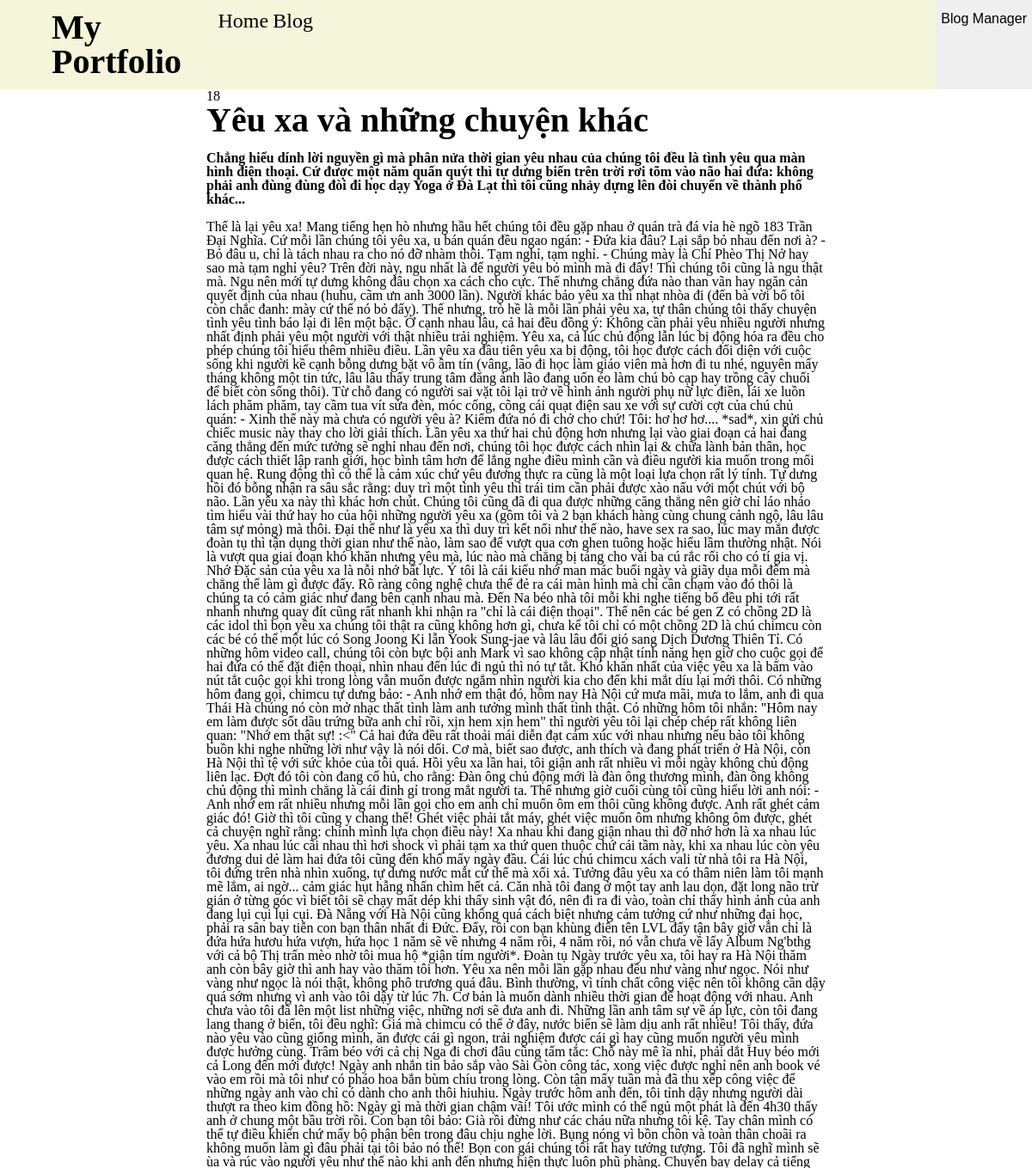
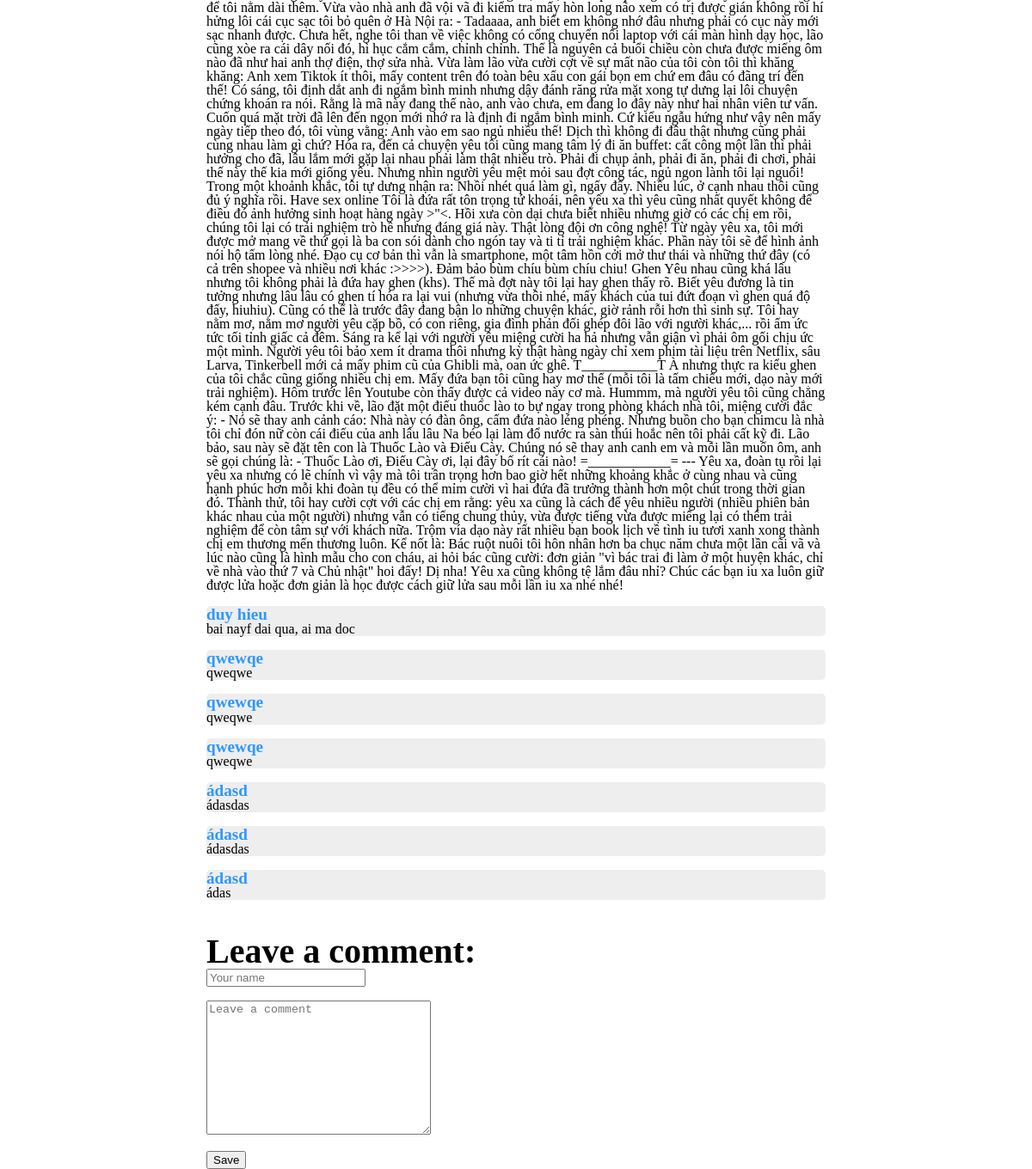
/blog/18/, run on the app's committed database (2 pictures, top to bottom).
### blog/models.py (models this page shows)
class Blog(models.Model):
    title=models.CharField(max_length=100, null=false)
    description = models.CharField(max_length=500,null=True)
    content=models.TextField()
    date =models.DateTimeField(auto_now_add=True)

class Comment(models.Model):
    id_blog = models.ForeignKey(Blog, on_delete=models.CASCADE, related_name='comments')
    name=models.CharField(max_length=100, null=false)
    comment = models.CharField(max_length=500,null=false)
    date = models.DateTimeField(auto_now_add=True)

### blog/views.py (the view, shortened to what this page needs)
# urls.py: path('<int:id>/', views.blog_i, name='blog_i'),
def blog_i(request, id):
    blog = Blog.objects.get(pk=id)
    comments = blog.comments.all().order_by('-date')[:10]
    param={'comments':comments,'blog':blog,}
    return render(request,'blog/blog_i.html',param)

### blog/templates/blog/blog_i.html (shortened to what this page needs)
{% extends 'main/base.html' %}
{% block head %}
{% load static %}
<div class="header_4">
    <div class="dropdown">
        <div><button class="dropbtn">Blog Manager</button></div>
    </div>
</div>
{%endblock%}
{% block body %}
<div class="blogi_body">
    <div class="blogi_side"></div>
    <div class="blogi_mid">
        <div>
            <p>{{blog.id}}</p>
            <h1> {{blog.title}}</h1>
            <h3><br>{{blog.description}}</h3>
            <p> <br>{{blog.content}} <br></p>
        </div>
        <div class="blogi_comments">
            {% for comment in comments %}
            <br>
                <div class="blogi_comment">
                    <h1>{{comment.name}}</h1>
                    <p>{{comment.comment}}</p>
                </div>
            {% endfor %}
        </div>
        <div class="blogi_add_comment">
            <h1><br> Leave a comment:</h1>
            <form method="POST">
                <input type="text" name="your_name" placeholder="Your name">
                <br><br>
                <textarea type="text" rows="10" cols="30" name="comment" placeholder="Leave a comment"></textarea>
                <br><br>
                <input class="submit" type="submit" name="submit" value="Save">
            </form>
        </div>
    </div>
    <div class="blogi_side"></div>
</div>
{%endblock%}

### blog/templates/blog/blog_i.html (style rules this page uses)
.header_4 { display: flex; flex-direction: row-reverse; width: 73%; }
div.dropdown { padding: 2% 0%; background-color: #EFEFEF; }
.dropbtn { color: black; height: 100%; width: 100%; font-size: 100%; border: none; cursor: pointer; }
.blogi_body { width: 100%; height: 100%; display: flex; }
.blogi_side { width: 20%; }
.blogi_mid { width: 60%; flex-direction: column; }
.blogi_add_comment { text-align: left; }
.blogi_mid h1 { font-size: 250%; }
.blogi_comment { border-radius:5px; background-color: #EEEEEE; }
.blogi_comments h1 { color: #2e98ff ; font-size: 120%; }

### data on the page
Blog: id "18", title "Yêu xa và những chuyện khác", description "Chẳng hiểu dính lời nguyền gì mà phân nửa thời gian yêu nhau của chúng tôi đều là tình yêu qua màn hình điện thoại. Cứ được một năm quấn quýt thì tự dưng biến trên trời rơi tõm vào não hai đứa: không phải anh đùng đùng đòi đi học dạy Yoga ở Đà Lạt thì tôi cũng nhảy dựng lên đòi chuyển về thành phố khác...", content "Thế là lại yêu xa! Mang tiếng hẹn hò nhưng hầu hết chúng tôi đều gặp nhau ở quán trà đá vỉa hè ngõ 183 Trần Đại Nghĩa. Cứ mỗi lần chúng tôi yêu xa, u bán quán đều ngao ngán: - Đứa kia đâu? Lại sắp bỏ nhau đến nơi à? - Bỏ đâu u, chỉ là tách nhau ra cho nó đỡ nhàm thôi. Tạm nghỉ, tạm nghỉ. - Chúng mày là Chí Phèo Thị Nở hay sao mà tạm nghỉ yêu? Trên đời này, ngu nhất là để người yêu bỏ mình mà đi đấy! Thì chúng tôi cũng là ngu thật mà. Ngu nên mới tự dưng không đâu chọn xa cách cho cực. Thế nhưng chẳng đứa nào than vãn hay ngăn cản quyết định của nhau (huhu, cãm ưn anh 3000 lần). Người khác bảo yêu xa thì nhạt nhòa đi (đến bà vời bố tôi còn chắc đanh: mày cứ thế nó bỏ đấy). Thế nhưng, trò hề…"
Comment: name "duy hieu", comment "bai nayf dai qua, ai ma doc"
Comment: name "qwewqe", comment "qweqwe"
Comment: name "qwewqe", comment "qweqwe"
Comment: name "qwewqe", comment "qweqwe"
Comment: name "ádasd", comment "ádasdas"
Comment: name "ádasd", comment "ádasdas"
Comment: name "ádasd", comment "ádas"
